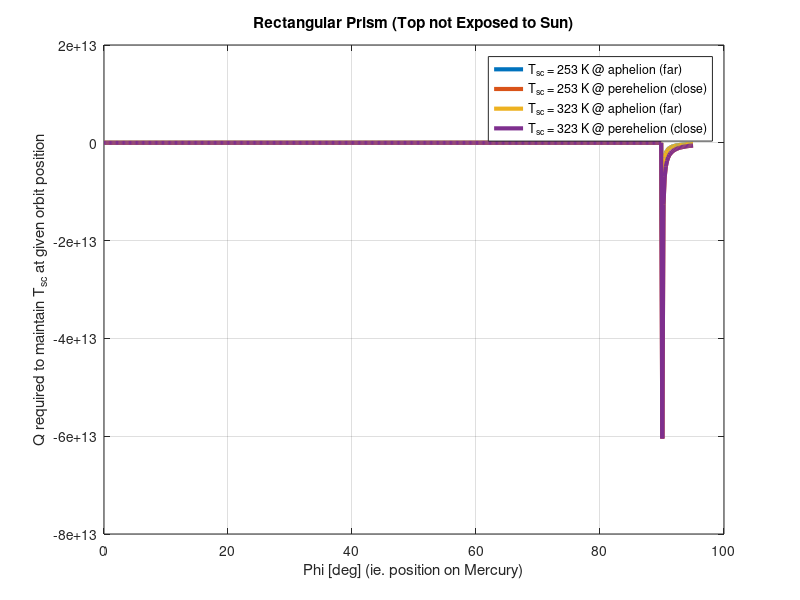

MATLAB code to generate this figure:
clear all; close all;

% syms phi;
phi = linspace(0,95,500)';

chassis_flag = 2;                       % Set to 1: ellipsoid
                                        % Set to 2: rectangular
i = 1;
for T_sc = [253 323]                    % Min and max spacecraft temp
    for orbit_flag = [1 2]
        j = 1;
        for phi=linspace(0,95,500)
            if orbit_flag == 1              % Aphelion parameters (min Q)
                gamma = 6278;               % Flux [w/m^2] @ aphelion
                r = 0.4667;                 % Mercury-Sun distance in AU
            else                            % Perehelion parameters (max Q)
                gamma = 14462;              % Flux [w/m^2] @ perihelion
                r = 0.3075;                 % Mercury-Sun distance in AU
            end
            R0 = 2439700;                   % Radius of Mercury [m]
            % Parameters
            epsilon = 0.9;                  % Emmisivity
            sigma = 5.7603*10^(-8);         % Stephan Boltzmann constant
            F = 1;                          % View factor
            k_wheel = 10;                   % Thermal conductivity [W/m*K], assume NiTi wheels
            dx = 0.5;                       % Length of wheel touching the ground [m]
            P_motors = 480;                 % TOTAL power input to all motors [W]
                                            % (as per power budget)
            motor_eta = 0.8;                % Motor efficiency
            Q_CDH = 20;                     % Heat produced by C&DH [W]

            T_subsolar = 407 + (8/r^0.5);   % Temperature at subsolar point [K]
                                            % ** This eqn is actually +/-, only
                                            % considering plus rn **
            T_terminator = 110;
            T_deepspace = 2.7;              % [K]

            n_wheel = 6;                    % Number of wheels
            w_wheel = 0.3;                  % Wheel width [m]
            d_wheel = 0.32;                 % Wheel diameter [m]
            C_wheel = pi*d_wheel;           % Wheel circumference [m]

            if phi <= 90
                h_shade = 0;
                T_mercury = T_subsolar*(cosd(phi)).^0.25 + T_terminator*(phi/(90)).^3;
            else        % phi > 90. ** See Saksham's Mechanical notes **
                R = R0/(sind(phi-90));
                h_shade = R - R0;
                T_mercury = 110;
            end

            if chassis_flag == 1
                a = 0.79; b = 0.41; c = 0.5;    % Chassis ellipsoid parameters [m]
                S = 4*pi*(((a*b)^1.6 + (a*c)^1.6 + (b*c)^1.6)/3)^(1/1.6);   % Total SA
                A_sun = S/4;
                A_deepspace = S/2;
                A_floor = pi*(a/2)*(b/2);
                A_wheel = w_wheel*0.2*C_wheel;  % Wheel area exposed to Mercury surface
            else
                l = 1; w = 0.5; h = 0.3;
                S = 2*(w*h + l*w + l*h);
                A_sun = w*(h-h_shade) + l*(h-h_shade);
                A_deepspace = S - l*w;
                A_floor = l*w;
                A_wheel = w_wheel*0.2*C_wheel;  % Wheel area exposed to Mercury surface
            end

            %% Heat calculations
            % syms T_sc
            % syms Q_active

            Q_sun(j,i) = gamma * A_sun;

            Q_deepspace(j,i) = epsilon*sigma*A_deepspace*(T_deepspace.^4 - T_sc.^4);

            Q_mercury(j,i) = epsilon*sigma*A_floor*F*((T_mercury.^4 - T_sc.^4));

            Q_conduction(j,i) = k_wheel*(n_wheel*A_wheel)*(T_mercury-T_sc)/dx;

            Q_motors = P_motors*(1-motor_eta);
            Q_gen(j,i) = Q_motors + Q_CDH;

            Q_total(j,i) = Q_sun(j,i) + Q_deepspace(j,i) + Q_mercury(j,i) + Q_conduction(j,i) + Q_gen(j,i);
            
            j=j+1;
        end
        i=i+1;
    end
end

% Plot
phiVals = linspace(0,95,500)';

figure(1)
plot (phiVals,Q_total(:,1),'LineWidth',3);
hold on; grid on;
plot (phiVals,Q_total(:,2),'LineWidth',3);
plot (phiVals,Q_total(:,3),'LineWidth',3);
plot (phiVals,Q_total(:,4),'LineWidth',3);
title("Rectangular Prism (Top not Exposed to Sun)");
xlabel("Phi [deg] (ie. position on Mercury)");
ylabel("Q required to maintain T_{sc} at given orbit position");
legend("T_{sc} = 253 K @ aphelion (far)", "T_{sc} = 253 K @ perehelion (close)", "T_{sc} = 323 K @ aphelion (far)", "T_{sc} = 323 K @ perehelion (close)");





